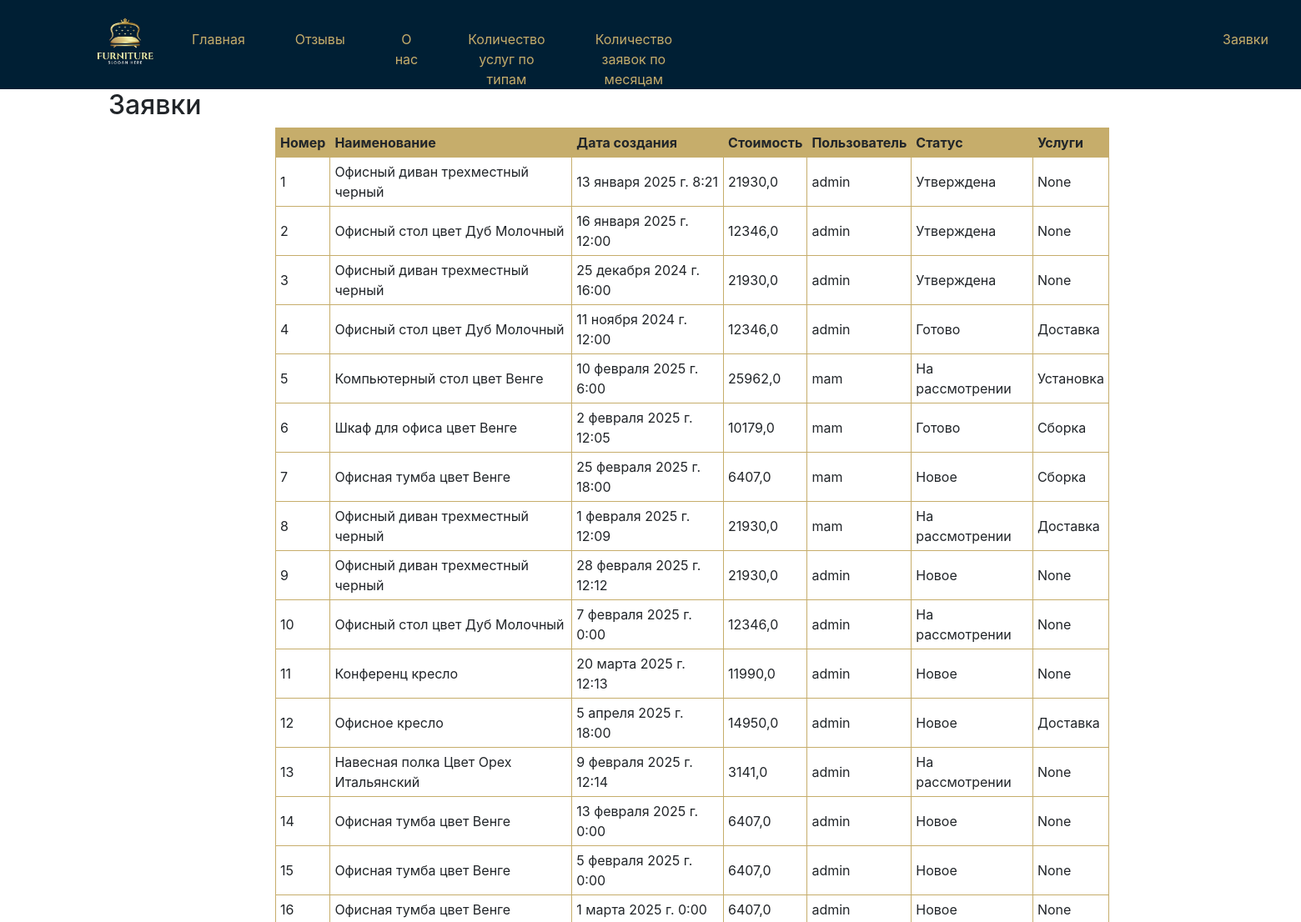
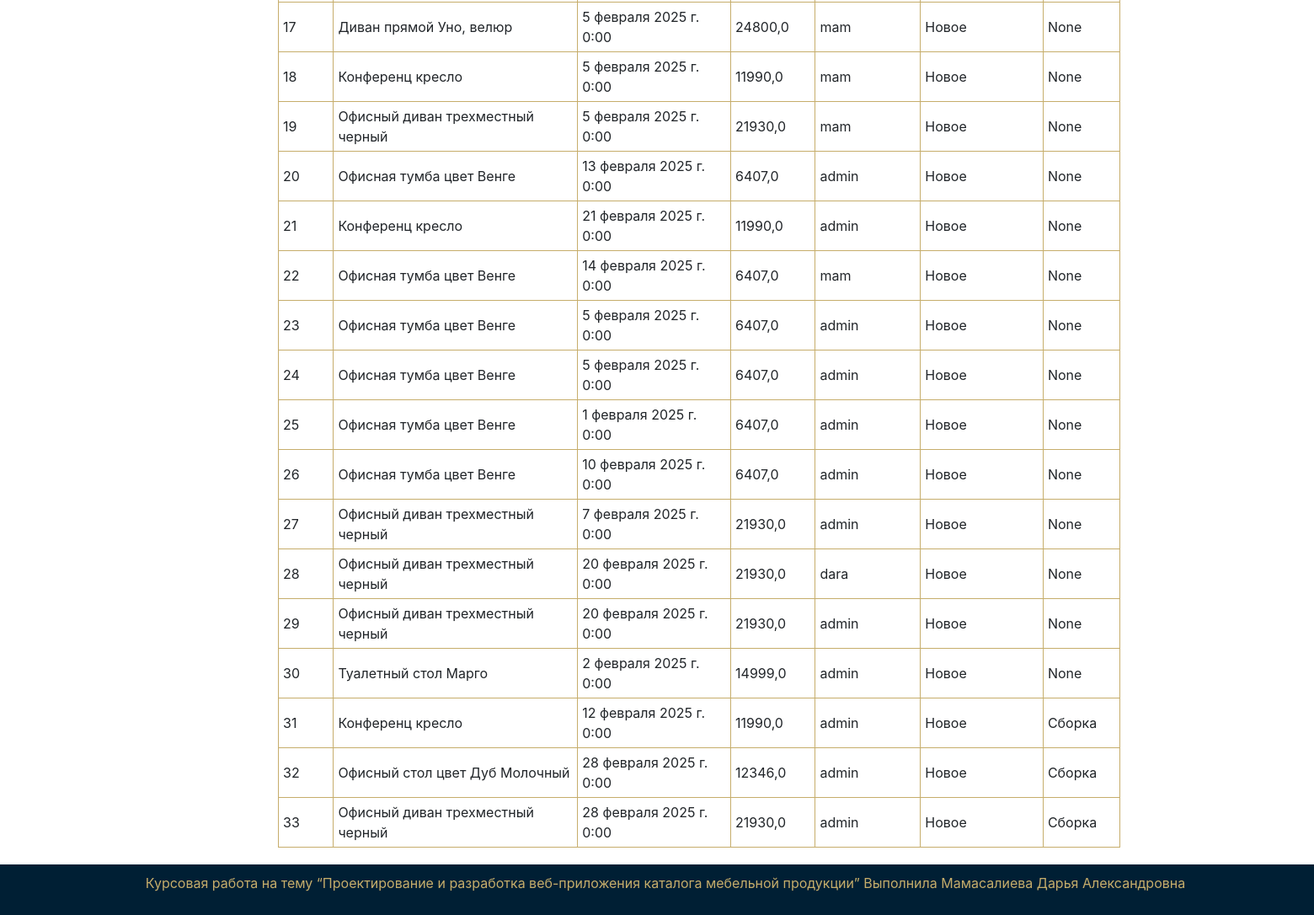
Screenshot of /orders/ (signed in) with the database file from the repository (2 pictures, top to bottom).
### myapp/models.py (models this page shows, shortened)
class Orders(models.Model):
    created = models.DateTimeField(verbose_name='Дата',
                                   null=True)
    owner = models.ForeignKey('auth.User', verbose_name='Автор', related_name='orders_user',
                              on_delete=models.CASCADE,
                              null=True)
    prod = models.ForeignKey('Goog', verbose_name='Товары', related_name='orders_product', on_delete=models.CASCADE,
                             null=True)
    description = models.TextField(verbose_name='Описание',
                                   null=True)
    stat = models.ForeignKey('Stat', verbose_name='Статус', related_name='orders_stat', on_delete=models.CASCADE,
                             null=True)
    price = models.ForeignKey('Goog', verbose_name='Товары', related_name='orders_price', on_delete=models.CASCADE,
                              null=True)
    service = models.ForeignKey('TypeOfService', verbose_name='Услуга', related_name='type_of_service', on_delete=models.CASCADE,
                              null=True)
    class Meta:
        ordering = ['created']
        verbose_name = 'Заявка'
        verbose_name_plural = 'Заявки'

class Goog(models.Model):
    objects = None
    title = models.CharField('Наименование', max_length=100)
    description = models.TextField('Описание')
    price = models.FloatField('Цена', max_length=50)
    photo = models.ImageField(upload_to="photos", default=None, blank=True, null=True, verbose_name="Фото")
    def __str__(self):
        return self.title
    class Meta:
        verbose_name = 'Товар'
        verbose_name_plural = 'Товары'

class Stat(models.Model):
    title = models.CharField(verbose_name='Название', max_length=60)
    def __str__(self):
        return self.title
    class Meta:
        ordering = ['title']
        verbose_name = 'Статус'
        verbose_name_plural = 'Статусы'

class TypeOfService(models.Model):
    title = models.CharField(verbose_name='Название', max_length=120)
    def __str__(self):
        return self.title
    class Meta:
        ordering = ['title']
        verbose_name = 'Тип услуги'
        verbose_name_plural = 'Типы услуг'

### myapp/views.py (the view)
# urls.py: path('orders/', home, name='orders-list'),
def home(request):
    filter = None
    try:
        if request.user.is_superuser:
            filter = OrdersFilter(request.GET, queryset=Orders.objects.order_by('id'))
        else:
            filter = OrdersFilter(request.GET, queryset=Orders.objects.filter(owner=request.user).order_by('id'))
    except Exception as e:
        orders = None
    return render(request, 'myapp/orders_list.html', {'filter': filter})

### myapp/templates/myapp/orders_list.html (shortened to what this page needs)
{% extends 'myapp/base.html' %}
{% load static %}
{% block content %}
{% if user.is_authenticated %}
{% if user.is_superuser %}
<div class="order-table">
    <h2>Заявки</h2>
    {% if filter.qs %}
    <table>
        <tr>
            <th>Номер</th>
            <th>Наименование</th>
            <th>Дата создания</th>
            <th>Стоимость</th>
            <th>Пользователь</th>
            <th>Статус</th>
            <th>Услуги</th>
        </tr>
        {% for elem in filter.qs %}
        <tr>
            <td>{{ elem.id }}</td>
            <td>{{ elem.prod }}</td>
            <td>{{ elem.created }}<br>
            <td>{{ elem.prod.price }}</td>
            <td>{{ elem.owner }}</td>
            <td>{{ elem.stat }}</td>
            <td>{{ elem.service }}</td>
        </tr>
        {% endfor %}
    </table>
    {% else %}
    <p>У нас нет записей</p>
    {% endif %}
</div>
{% endif %}
{% else %}
<a href="/login">Авторизация</a>
{% endif %}
{% endblock %}

### static/css/style.css (style rules this page uses)
* { margin: 0; padding: 0; font-family: Inter; }
table { width: 1000px; margin-left: 200px; margin-bottom: 20px; border: 1px solid #c6ad6b; border-collapse: collapse; }
table th { font-weight: bold; padding: 5px; background:#c6ad6b; border: 1px solid #c6ad6b; color: #001f34, }
table td { border: 1px solid #c6ad6b; padding: 5px; }
.order-table { margin-left: 130px; }

### rows the page displays
Orders: id "1", prod "Офисный диван трехместный черный", created "13 января 2025 г. 8:21", prod.price "21930,0", owner "admin", stat "Утверждена", service "None"
Orders: id "2", prod "Офисный стол цвет Дуб Молочный", created "16 января 2025 г. 12:00", prod.price "12346,0", owner "admin", stat "Утверждена", service "None"
Orders: id "3", prod "Офисный диван трехместный черный", created "25 декабря 2024 г. 16:00", prod.price "21930,0", owner "admin", stat "Утверждена", service "None"
Orders: id "4", prod "Офисный стол цвет Дуб Молочный", created "11 ноября 2024 г. 12:00", prod.price "12346,0", owner "admin", stat "Готово", service "Доставка"
Orders: id "5", prod "Компьютерный стол цвет Венге", created "10 февраля 2025 г. 6:00", prod.price "25962,0", owner "mam", stat "На рассмотрении", service "Установка"
Orders: id "6", prod "Шкаф для офиса цвет Венге", created "2 февраля 2025 г. 12:05", prod.price "10179,0", owner "mam", stat "Готово", service "Сборка"
Orders: id "7", prod "Офисная тумба цвет Венге", created "25 февраля 2025 г. 18:00", prod.price "6407,0", owner "mam", stat "Новое", service "Сборка"
Orders: id "8", prod "Офисный диван трехместный черный", created "1 февраля 2025 г. 12:09", prod.price "21930,0", owner "mam", stat "На рассмотрении", service "Доставка"
Orders: id "9", prod "Офисный диван трехместный черный", created "28 февраля 2025 г. 12:12", prod.price "21930,0", owner "admin", stat "Новое", service "None"
Orders: id "10", prod "Офисный стол цвет Дуб Молочный", created "7 февраля 2025 г. 0:00", prod.price "12346,0", owner "admin", stat "На рассмотрении", service "None"
Orders: id "11", prod "Конференц кресло", created "20 марта 2025 г. 12:13", prod.price "11990,0", owner "admin", stat "Новое", service "None"
Orders: id "12", prod "Офисное кресло", created "5 апреля 2025 г. 18:00", prod.price "14950,0", owner "admin", stat "Новое", service "Доставка"
Orders: id "13", prod "Навесная полка Цвет Орех Итальянский", created "9 февраля 2025 г. 12:14", prod.price "3141,0", owner "admin", stat "На рассмотрении", service "None"
Orders: id "14", prod "Офисная тумба цвет Венге", created "13 февраля 2025 г. 0:00", prod.price "6407,0", owner "admin", stat "Новое", service "None"
Orders: id "15", prod "Офисная тумба цвет Венге", created "5 февраля 2025 г. 0:00", prod.price "6407,0", owner "admin", stat "Новое", service "None"
Orders: id "16", prod "Офисная тумба цвет Венге", created "1 марта 2025 г. 0:00", prod.price "6407,0", owner "admin", stat "Новое", service "None"
Orders: id "17", prod "Диван прямой Уно, велюр", created "5 февраля 2025 г. 0:00", prod.price "24800,0", owner "mam", stat "Новое", service "None"
Orders: id "18", prod "Конференц кресло", created "5 февраля 2025 г. 0:00", prod.price "11990,0", owner "mam", stat "Новое", service "None"
Orders: id "19", prod "Офисный диван трехместный черный", created "5 февраля 2025 г. 0:00", prod.price "21930,0", owner "mam", stat "Новое", service "None"
Orders: id "20", prod "Офисная тумба цвет Венге", created "13 февраля 2025 г. 0:00", prod.price "6407,0", owner "admin", stat "Новое", service "None"
Orders: id "21", prod "Конференц кресло", created "21 февраля 2025 г. 0:00", prod.price "11990,0", owner "admin", stat "Новое", service "None"
Orders: id "22", prod "Офисная тумба цвет Венге", created "14 февраля 2025 г. 0:00", prod.price "6407,0", owner "mam", stat "Новое", service "None"
Orders: id "23", prod "Офисная тумба цвет Венге", created "5 февраля 2025 г. 0:00", prod.price "6407,0", owner "admin", stat "Новое", service "None"
Orders: id "24", prod "Офисная тумба цвет Венге", created "5 февраля 2025 г. 0:00", prod.price "6407,0", owner "admin", stat "Новое", service "None"
Orders: id "25", prod "Офисная тумба цвет Венге", created "1 февраля 2025 г. 0:00", prod.price "6407,0", owner "admin", stat "Новое", service "None"
Orders: id "26", prod "Офисная тумба цвет Венге", created "10 февраля 2025 г. 0:00", prod.price "6407,0", owner "admin", stat "Новое", service "None"
Orders: id "27", prod "Офисный диван трехместный черный", created "7 февраля 2025 г. 0:00", prod.price "21930,0", owner "admin", stat "Новое", service "None"
Orders: id "28", prod "Офисный диван трехместный черный", created "20 февраля 2025 г. 0:00", prod.price "21930,0", owner "dara", stat "Новое", service "None"
Orders: id "29", prod "Офисный диван трехместный черный", created "20 февраля 2025 г. 0:00", prod.price "21930,0", owner "admin", stat "Новое", service "None"
Orders: id "30", prod "Туалетный стол Марго", created "2 февраля 2025 г. 0:00", prod.price "14999,0", owner "admin", stat "Новое", service "None"
Orders: id "31", prod "Конференц кресло", created "12 февраля 2025 г. 0:00", prod.price "11990,0", owner "admin", stat "Новое", service "Сборка"
Orders: id "32", prod "Офисный стол цвет Дуб Молочный", created "28 февраля 2025 г. 0:00", prod.price "12346,0", owner "admin", stat "Новое", service "Сборка"
Orders: id "33", prod "Офисный диван трехместный черный", created "28 февраля 2025 г. 0:00", prod.price "21930,0", owner "admin", stat "Новое", service "Сборка"
